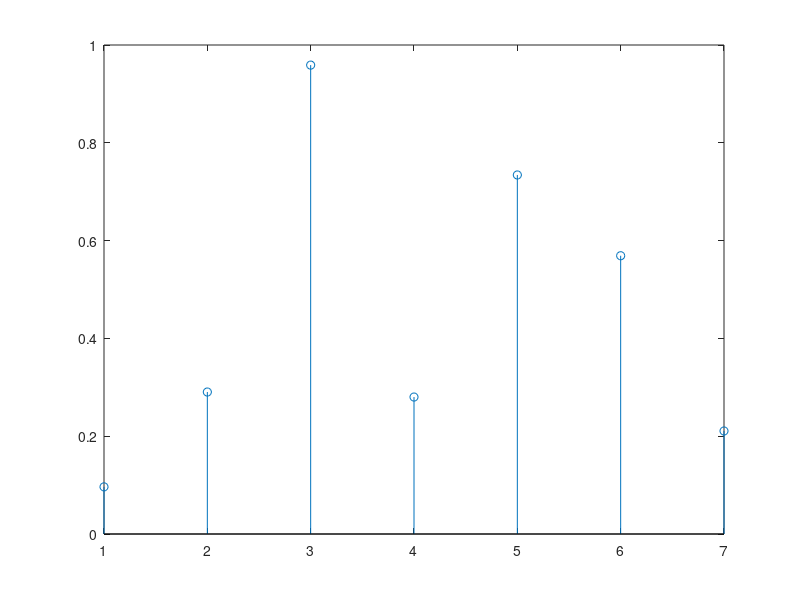

Write MATLAB code to recreate this figure. (Note: this script raises an error after producing the figure.)
addpath('../data')

n = 7;
p = 0.75;
U = rand(1, n);
U <= p;
X = sum(U <= p);

figure(1)
stem(U)
refline(0, p)

X = binornd(n, p)

%% simulate binomial distribution with n = 100 and p = 0.75 and plot a histogram and a bar chart
N = 100;
X = binornd(n, p, N, 1);
seeds = hist(X, 0:n);
seeds(4)
sum(X==3)
figure(2)
bar(0:n, seeds)
xlabel('number of seeds that germinate')
ylabel('number of seeds planted')

%% compare to theoretical binomial distribution
bar(0:n, [seeds/N; binopdf(0:n, n, p)]')
xlabel('number of seeds that germinate')
ylabel('number of seeds packets planted')
legend('simulation', 'theoretical, location', 'northwest')

%% 2.2 central limit theorem for binomial distribution
n = 7;
p = 0.75;
np = n*p;
npq = np*(1-p);
x = linspace(np-4 * sqrt(npq), np+4 * sqrt(npq));

figure(3)
plot(0:n, binopdf(0:n, n, p))
hold on
plot(x, normcdf(x, np, sqrt(npq)))
hold off

%% 2.3 Simulaton of conditional distribution
figure(4)
subplot(2, 1, 1)
bar(0:2, binopdf(0:2, 2, 0.75))
xlabel('number of seeds that germinate')
ylabel('p(x)')

%% Po(0), Po(10), Po(20)
mu = 10;
x = 0:4*mu;
figure(4)
for i = 1:3
    subplot(2, 3, 3+i)
    bar(x, poisspdf(x, (i-1)*mu))
    title(['number of seeds that germinate, ', num2str(i-1), ' seeds planted'])
    ylabel(['p(y|x=', num2str(i-1), ')'])
end

%% Poisson distribution for max(k) = 2
pY = 0;
for i = 0:2
    pY = pY + poisspdf(x, i*mu) * binopdf(i, 2, 0.75);
end

figure(5)
bar(x, pY)
xlabel('number of new seeds(?)')

%% Poisson distribution, general case
n = 7; p=0.75; mu = 10; N = 100;
y = 0:k;
pY = zeros(size(y));

for k=0:n
    pY = pY + poisspdf(y, k*mu) * binopdf(k, n, p);
end

figure(6)
bar(y, pY)
xlabel('number of new seeds(?)')

harvest(n, p, mu);


%% 3. Central limit theorem for Poisson distribution
mu = 3;
x = poissrnd(mu, 2, 1);
xmean = mean(x);

%% General case
mu = 3; n = 2; M = 1000;
x = poissrnd(mu, n, M);
xmean = mean(x);
subplot(2, 1, 1)
hist(x(1, :), 0:15)
subplot(2, 1, 2)
hist(xmean, 0:0.5:15)